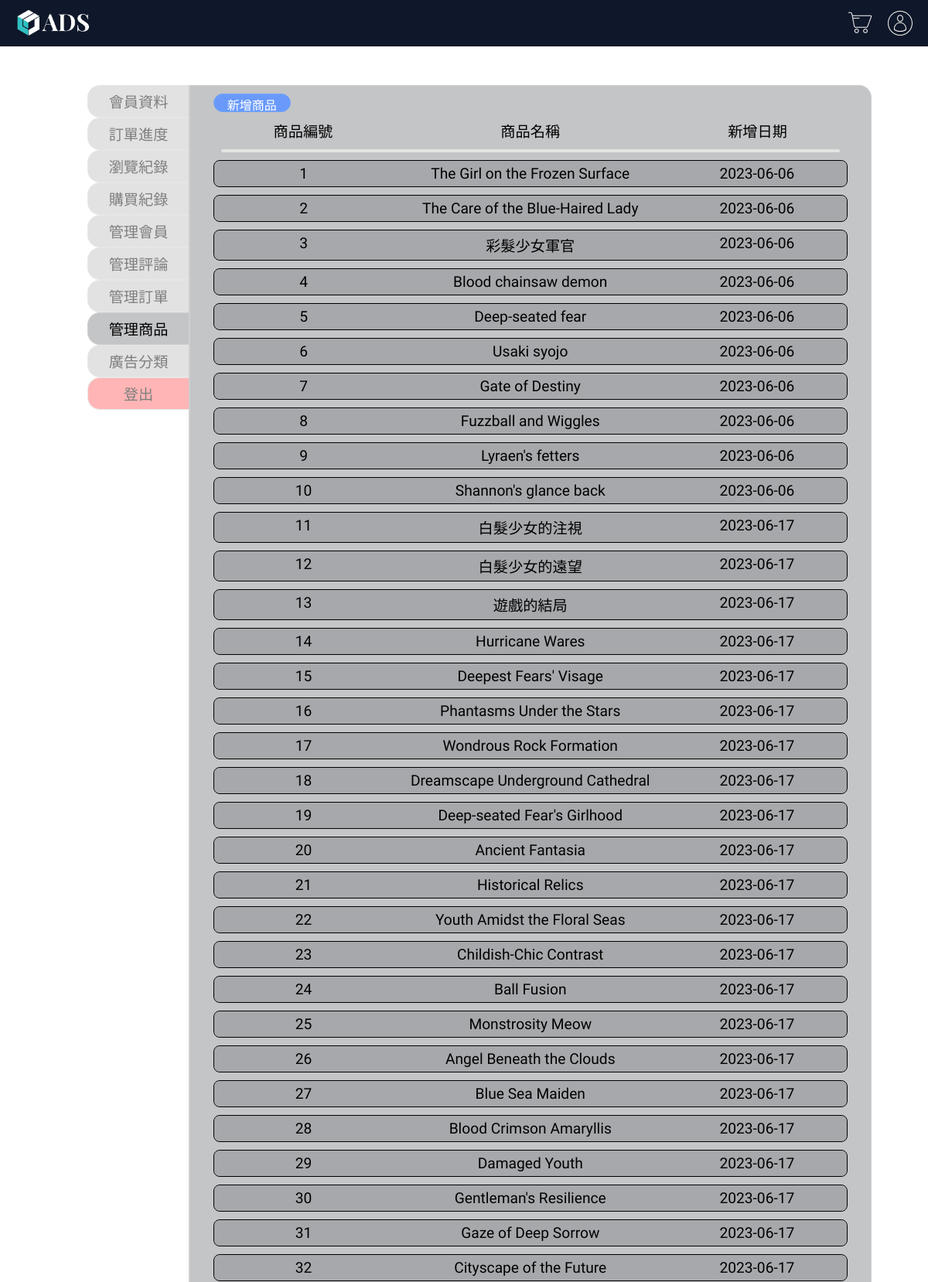
The app's page /manageProduct.php (upper part) with its own data.
### tables this page shows
CREATE TABLE `products` (
  `id` int(11) NOT NULL,
  `name` varchar(32) NOT NULL,
  `price` int(11) NOT NULL,
  `quanity` int(11) NOT NULL,
  `content` text NOT NULL,
  `tag` varchar(10) NOT NULL,
  `createDate` timestamp NULL DEFAULT current_timestamp(),
  `image` varchar(36) NOT NULL
);

### manageProduct.php (the view, shortened to what this page needs)
<?php
$link = mysqli_connect("localhost", "root", "root123456", "group_09")
    or die("無法開啟MySQL資料庫連結!<br>");
mysqli_query($link, 'SET CHARACTER SET utf8');
mysqli_query($link, "SET collation_connection = 'utf8_unicode_ci'");
$html = "";
if ($result = mysqli_query($link, "SELECT * FROM products")) {
    while ($row = mysqli_fetch_assoc($result)) {
        $id = $row['id'];
        $name = $row['name'];
        $s_date = $row['createDate'];
        $d_arr = explode(" ", $s_date);
        $date = $d_arr[0];
        $price = $row['price'];
        $quanity = $row['quanity'];
        $content = $row['content'];
        $tag = $row['tag'];
        $img = $row['image'];
        $html .= '<li>'
            . '<div class="member_window_manage_order_description">'
            . '<button type="button" onclick="moreinfo(this)">'
            . '<span>' . $id . '</span>'
            . '<span>' . $name . '</span>'
            . '<span>' . $date . '</span>'
            . '</button>'
            . '</div>'
            . '<div class="member_window_item_padding" style="display: none;">'
            . '<div class="member_window_item_cutting"></div>'
            . '<form action="" method="post" name="form">'
            . '<div class="member_window_manage_product_product">'
            . '<div class="member_window_manage_product_product_image">'
            . '<img src="./backend/images/' . $img . '" alt="" class="pre_img">'
            . '<div class="member_window_create_image_upload" style="display: none;">'
            . '<div>'
            . '<label for="' . $id . '">'
            . '<span>上傳圖片</span>'
            . '</label>'
            . '<input type="file" id="' . $id . '" class="fileInput" accept="image/*">'
            . '</div>'
            . '</div>'
            . '<span class="errormsg"></span>'
            . '</div>'
            . '<div class="member_window_manage_product_product_attr">'
            . '<div class="member_window_manage_product_product_attr_name">'
            . '<span>商品名稱：</span><input type="text" name="name" id="name" value="' . $name . '" disabled>'
            . '<span id="nametxt" class="errormsg"></span>'
            . '</div>'
            . '<div class="member_window_manage_product_product_attr_price">'
            . '<span>商品售價：</span><input type="text" name="price" id="price" value="' . $price . '" disabled>'
            . '<span id="pricetxt" class="errormsg"></span>'
            . ' </div>'
            . '<div class="member_window_manage_product_product_attr_total">'
            . '<span>商品數量：</span><input type="text" name="quanity" id="quanity" value="' . $quanity . '" disabled>'
            . '<span class="errormsg" id="quanitytxt"></span>'
            . '</div>'
            . '<div class="member_window_manage_product_product_attr_tag">'
            . '<span>商品標籤：</span><input type="text" name="tag" id="tag" value="' . $tag . '" disabled>'
            . '<span class="errormsg" id="tagtxt"></span>'
            . '</div>'
            . '<div class="member_window_manage_product_product_attr_summary">'
            . '<span>商品簡介：</span>'
            . '<textarea name="content" id="content" disabled>' . $content . '</textarea>'
            . '<span id="contenttxt" class="errormsg"></span>'
            . '</div>'
            . '</div>'
            . '</div>'
            . '<div class="member_window_item_cutting"></div>'
            . '<div class="member_window_member_btn">'
            . '<div class="member_window_member_accept"><button type="button" onclick="modify(this)">修改內容</button></div>'
            . '<div class="member_window_member_delete"><button type="button" onclick="remove(this)">移除商品</button>'
            . '</div>'
            . '</div>'
            . '</form>'
            . '</div>'
            . ' </li>';
    }
}
?>
<!DOCTYPE html>
<html lang="en">
<head>
    <link href="styles/member.css" rel="stylesheet">
    <link href="styles/style.css" rel="stylesheet">
    <link href="styles/mobile.css" rel="stylesheet">
</head>
<body>
    <?php include("./php/navNotSearch.php"); ?>
    <div class="page">
        <div class="member_window">
            <div class="member_window_list">
                <ul>
                    <li><a href="memberData.php">會員資料</a></li>
                    <li><a href="orderStatus.php">訂單進度</a></li>
                    <li><a href="browsingHistory.php">瀏覽紀錄</a></li>
                    <li><a href="buyHistory.php">購買紀錄</a></li>
                    <li><a href="manageMember.php">管理會員</a></li>
                    <li><a href="manageComment.php">管理評論</a></li>
                    <li><a href="manageOrder.php">管理訂單</a></li>
                    <li style="opacity: 1;"><a href="">管理商品</a></li>
                    <li><a href="adSelect.php">廣告分類</a></li>
                    <li><button onclick="logout()">登出</button></li>
                </ul>
            </div>
            <div class="member_window_right">
                <div class="member_window_manage_search">
                    <button type="button"><a href="createProduct.php">新增商品</a></button>
                </div>
                <div class="member_window_manage_order_bar">
                    <span>商品編號</span><span>商品名稱</span><span>新增日期</span>
                </div>
                <div class="member_window_cutting"></div>
                <div class="member_window_manage_order_list">
                    <ul>
                        <?php echo $html; ?>
                    </ul>
                </div>
            </div>
        </div>
    </div>
</body>
</html>

### styles/style.css (style rules this page uses)
html { height: 100%; }
body { background-color: white; padding: 0px; margin: 0px; height: 100%; font-family: 'Zen Maru Gothic', sans-serif; display: flex; flex-direction: column; justify-content: space-between; }

### styles/mobile.css (style rules this page uses)
body { margin: 0px; padding: 0px; font-family: 'Zen Maru Gothic', sans-serif; background-color: white; }

### records on screen
products: id "1", name "The Girl on the Frozen Surface", createDate "2023-06-06"
products: id "2", name "The Care of the Blue-Haired Lady", createDate "2023-06-06"
products: id "3", name "彩髮少女軍官", createDate "2023-06-06"
products: id "4", name "Blood chainsaw demon", createDate "2023-06-06"
products: id "5", name "Deep-seated fear", createDate "2023-06-06"
products: id "6", name "Usaki syojo", createDate "2023-06-06"
products: id "7", name "Gate of Destiny", createDate "2023-06-06"
products: id "8", name "Fuzzball and Wiggles", createDate "2023-06-06"
products: id "9", name "Lyraen's fetters", createDate "2023-06-06"
products: id "10", name "Shannon's glance back", createDate "2023-06-06"
products: id "11", name "白髮少女的注視", createDate "2023-06-17"
products: id "12", name "白髮少女的遠望", createDate "2023-06-17"
products: id "13", name "遊戲的結局", createDate "2023-06-17"
products: id "14", name "Hurricane Wares", createDate "2023-06-17"
products: id "15", name "Deepest Fears' Visage", createDate "2023-06-17"
products: id "16", name "Phantasms Under the Stars", createDate "2023-06-17"
products: id "17", name "Wondrous Rock Formation", createDate "2023-06-17"
products: id "18", name "Dreamscape Underground Cathedral", createDate "2023-06-17"
products: id "19", name "Deep-seated Fear's Girlhood", createDate "2023-06-17"
products: id "20", name "Ancient Fantasia", createDate "2023-06-17"
products: id "21", name "Historical Relics", createDate "2023-06-17"
products: id "22", name "Youth Amidst the Floral Seas", createDate "2023-06-17"
products: id "23", name "Childish-Chic Contrast", createDate "2023-06-17"
products: id "24", name "Ball Fusion", createDate "2023-06-17"
products: id "25", name "Monstrosity Meow", createDate "2023-06-17"
products: id "26", name "Angel Beneath the Clouds", createDate "2023-06-17"
products: id "27", name "Blue Sea Maiden", createDate "2023-06-17"
products: id "28", name "Blood Crimson Amaryllis", createDate "2023-06-17"
products: id "29", name "Damaged Youth", createDate "2023-06-17"
products: id "30", name "Gentleman's Resilience", createDate "2023-06-17"
products: id "31", name "Gaze of Deep Sorrow", createDate "2023-06-17"
products: id "32", name "Cityscape of the Future", createDate "2023-06-17"
